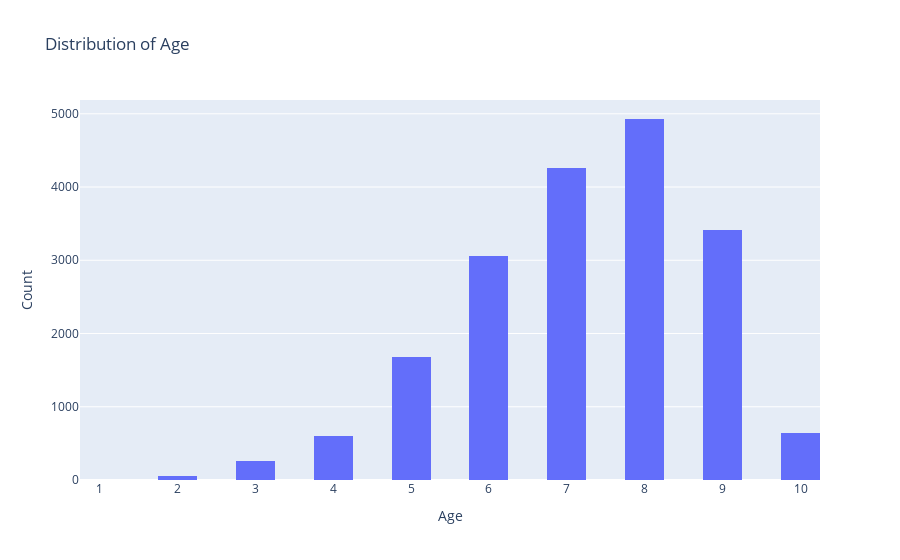

The notebook cell saved with this chart:
### Markdown cell above
#### 1) Distribution of Age

### Code cell
fig = px.histogram(df, x='age', title='Distribution of Age', nbins=20)
fig.update_layout(xaxis_title='Age', yaxis_title='Count')
fig.show()

### Figure 1 — Plotly figure (JSON) as saved in the notebook; plotly's stock layout.template omitted (floating-point values rounded to 4 significant figures; data arrays with more than 128 entries replaced by an {"elided": "..."} marker saying what was removed)
{"data": [{"alignmentgroup": "True", "bingroup": "x", "hovertemplate": "age=%{x}<br>count=%{y}<extra></extra>", "legendgroup": "", "marker": {"color": "#636efa", "pattern": {"shape": ""}}, "name": "", "nbinsx": 20, "offsetgroup": "", "orientation": "v", "showlegend": false, "type": "histogram", "x": {"elided": "18898 int values"}, "xaxis": "x", "yaxis": "y"}], "layout": {"barmode": "relative", "legend": {"tracegroupgap": 0}, "title": {"text": "Distribution of Age"}, "xaxis": {"anchor": "y", "domain": [0, 1], "title": {"text": "Age"}}, "yaxis": {"anchor": "x", "domain": [0, 1], "title": {"text": "Count"}}}}
